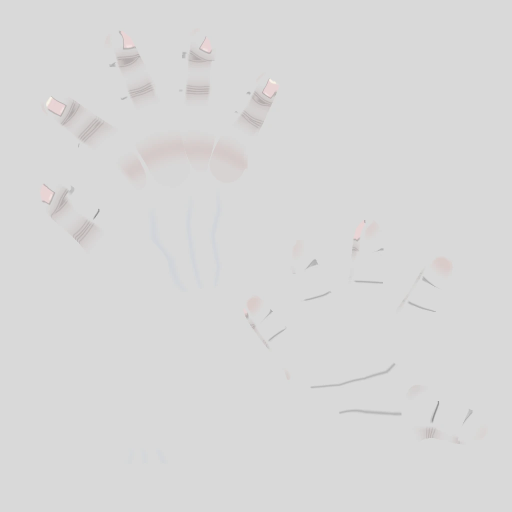
#> input picture source-assets/hands/baked/hand_colour.webp, 1024 x 1024 px, given in place of brown_planks_03_diff_1k.jpg, which was not available (shown at 1/2 size)
$ python make_textures.py ../../hands/baked ../../hands/baked/hand_normal.webp ../../hands/baked/hand_normal.webp ../../hands/baked/hand_normal.webp
#> lines starting #> are read from the running program, lines starting #| are printed output that depends on the picture
# FishDock: the pier furniture's own textures (run with Python 3 and Pillow; no Blender needed)
#   bench_slat_diff/nor/orm.jpg  Poly Haven's brown_planks_03 (CC0), four of its boards cut out (x 135-647 of the 1k
#                                maps), the ORM's metal channel cleared; build_pierprops2.py maps each slat along one board
#   station_sign.jpg             the lifebuoy station's name board (top quarter) and its 999 notice (left half below),
#                                lettered in Inter (SIL Open Font License 1.1)
# python make_textures.py <polyhaven downloads folder> <out folder> [Inter-Bold.otf] [Inter-SemiBold.otf]
import os, sys
import numpy as np
from PIL import Image, ImageDraw, ImageFont
SRC, DST = sys.argv[1], sys.argv[2]
BOLD = sys.argv[3] if len(sys.argv) > 3 else "/usr/share/fonts/opentype/inter/Inter-Bold.otf"
SEMI = sys.argv[4] if len(sys.argv) > 4 else "/usr/share/fonts/opentype/inter/Inter-SemiBold.otf"
os.makedirs(DST, exist_ok=True)

# ---- the slats: the boards between the planks' joints (the joints found where the columns run darkest: 125, 247,
# 358, 469, 573 px), so the boards in the cut sit at 0-102, 122-213, 233-324 and 344-428 px ----
x0 = 135
for src, dst, size, q in (("diff", "bench_slat_diff", (512, 1024), 88), ("nor_gl", "bench_slat_nor", (512, 1024), 90), ("arm", "bench_slat_orm", (256, 512), 88)):
  im = Image.open(f"{SRC}/brown_planks_03/textures/brown_planks_03_{src}_1k.jpg").convert("RGB").crop((x0, 0, x0 + 512, 1024))
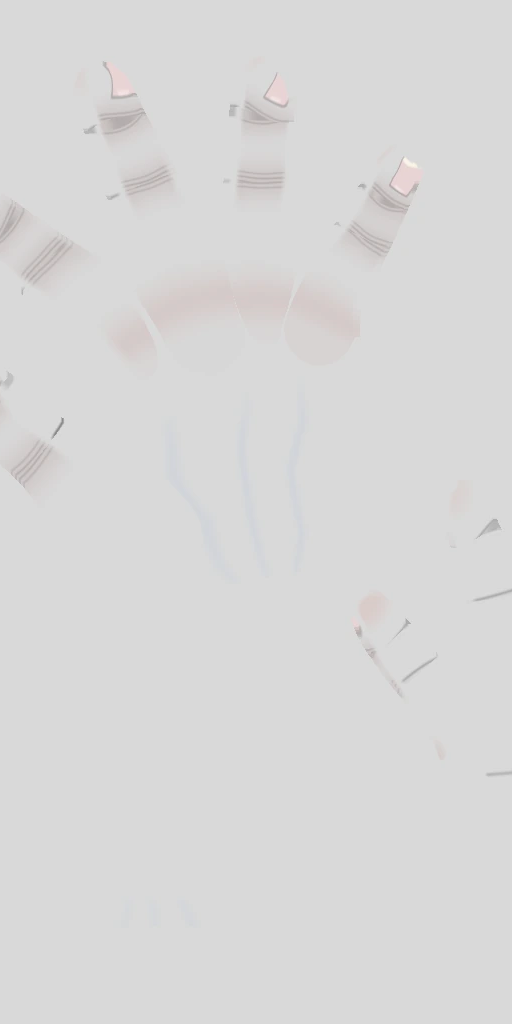
#> im: PIL image 512x1024 RGB; mean R, G, B 216.3, 215.9, 215.8
  if size != (512, 1024): im = im.resize(size, Image.LANCZOS)
  if src == "arm": a = np.asarray(im).copy(); a[..., 2] = 0; im = Image.fromarray(a)
  im.save(f"{DST}/{dst}.jpg", quality=q)
#> pass 2 of the loop `for src, dst, size, q in (("diff", "bench_slat_diff", (512, 1024), 88)..`:
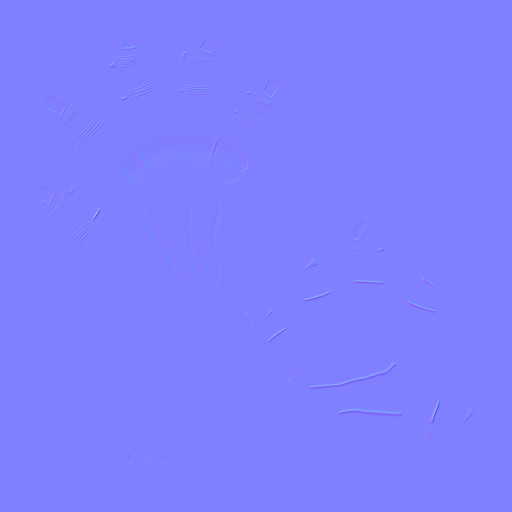
#> input picture source-assets/hands/baked/hand_normal.webp, 1024 x 1024 px, given in place of brown_planks_03_nor_gl_1k.jpg, which was not available (shown at 1/2 size)
#> `im = Image.open(f"{SRC}/brown_planks_03/textures/brown_planks_03_{src}..`:
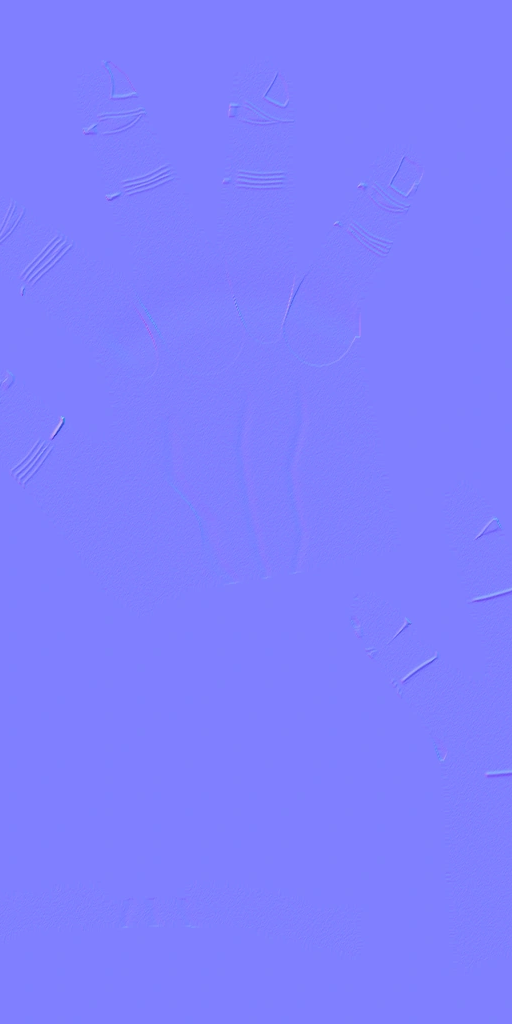
#> im: PIL image 512x1024 RGB; mean R, G, B 127.8, 127.2, 254.6

# ---- the signs ----
W = 1024; im = Image.new("RGB", (W, 1024), (236, 236, 232)); d = ImageDraw.Draw(im)
red, white, ink = (196, 30, 36), (244, 244, 240), (24, 26, 30)
# the name board, 1024 x 256 (0.58 x 0.145 m on the fascia): white letters on red, a ring either side
d.rectangle((0, 0, W, 256), fill=red); d.rounded_rectangle((12, 12, W - 12, 244), radius=18, outline=white, width=6)
f = ImageFont.truetype(BOLD, 122); t = "LIFEBUOY"; bb = d.textbbox((0, 0), t, font=f)
#> after `bb = d.textbbox((0, 0), t, font=f)`: bb = (0, 23, 589, 116)
d.text(((W - (bb[2] - bb[0])) / 2 - bb[0], 128 - (bb[3] + bb[1]) / 2), t, font=f, fill=white)
def ring(cx, cy, r0, r1):
  for k in range(4):
    a0 = k * 90 + 45; d.pieslice((cx - r1, cy - r1, cx + r1, cy + r1), a0, a0 + 90, fill=white if k % 2 == 0 else (250, 180, 170))
  d.ellipse((cx - r0, cy - r0, cx + r0, cy + r0), fill=red)
for cx in (112, W - 112): ring(cx, 128, 30, 64)
# the notice, 512 x 640 (0.2 x 0.25 m on the back panel, seen through the buoy): the UK's own advice
y0 = 320; d.rectangle((0, y0, 512, y0 + 640), fill=white); d.rectangle((0, y0, 512, y0 + 150), fill=red); d.rectangle((6, y0 + 6, 506, y0 + 634), outline=red, width=8)
f1 = ImageFont.truetype(BOLD, 78); t = "999"; bb = d.textbbox((0, 0), t, font=f1); d.text(((512 - (bb[2] - bb[0])) / 2 - bb[0], y0 + 75 - (bb[3] + bb[1]) / 2), t, font=f1, fill=white)
#> after `bb = d.textbbox((0, 0), t, font=f1)`: bb = (0, 15, 149, 74)
f2 = ImageFont.truetype(BOLD, 52); y = y0 + 185
for line in ("In an emergency", "call 999 and", "ask for the", "Coastguard"):
  bb = d.textbbox((0, 0), line, font=f2); d.text(((512 - (bb[2] - bb[0])) / 2 - bb[0], y - bb[1]), line, font=f2, fill=ink); y += 70
#> this loop made 4 passes
#> bb on passes 1 to 4: (0, 11, 439, 60), (0, 9, 319, 50), (0, 9, 279, 50), (0, 9, 299, 60)
#> after the loop, y = 785
f3 = ImageFont.truetype(SEMI, 30); y += 24
#> after `y += 24`: y = 809
for line in ("Throw the lifebuoy,", "do not go in the water."):
  bb = d.textbbox((0, 0), line, font=f3); d.text(((512 - (bb[2] - bb[0])) / 2 - bb[0], y - bb[1]), line, font=f3, fill=ink); y += 42
#> this loop made 2 passes
#> (bb, y) on passes 1 to 2: ((-1, 5, 290, 34), 851), ((0, 5, 340, 34), 893)
#> after the loop, y = 893
im.save(f"{DST}/station_sign.jpg", quality=88)
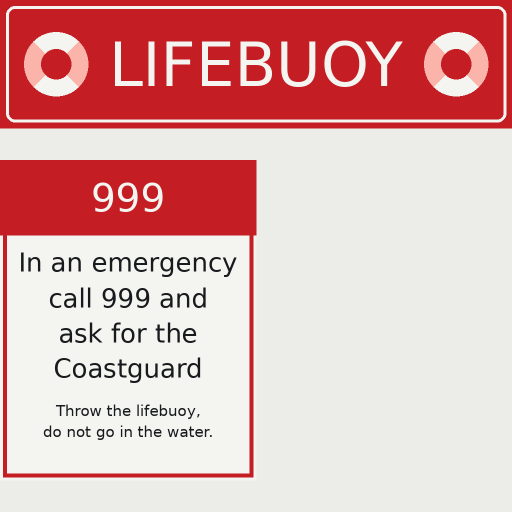
#> saved as station_sign.jpg: PIL image 1024x1024 RGB (shown at 1/2 size); mean R, G, B 223.2, 175.4, 174.3
print("textures written to", DST)
